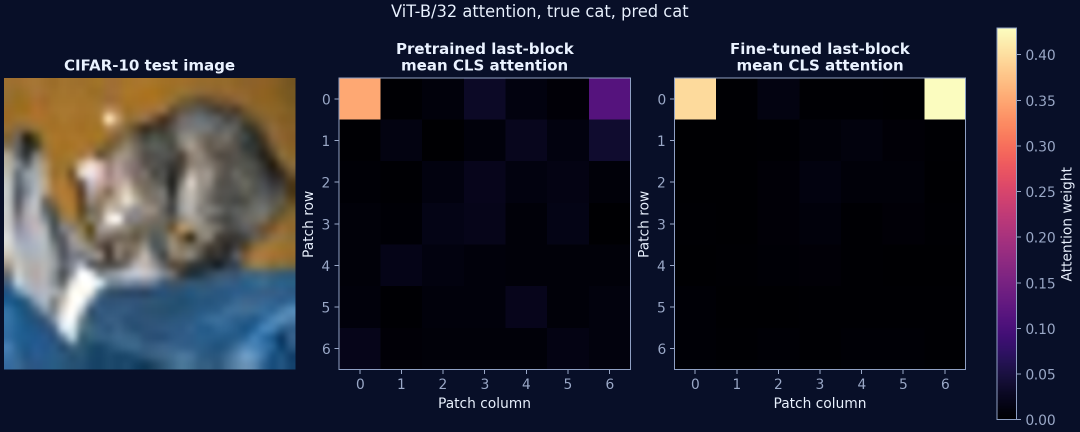
#> input picture deck/assets/full_finetune_paper_lr_1000_attention.png, 2160 x 864 px, found by its file name (shown at 1/2 size)
$ python remap_figures.py
#> lines starting #> are read from the running program, lines starting #| are printed output that depends on the picture; after the words box and inside, x2 and y2 are one past the last pixel; in counts of white or black regions, pixels touching at a corner belong together
#> further down, im is the input picture: PIL image 2160x864 RGBA; mean R, G, B, A 33.9, 35.3, 48.2, 255
# -*- coding: utf-8 -*-
import numpy as np
from PIL import Image
import pathlib

SRC = pathlib.Path("results/figures")
OUT = pathlib.Path("deck/assets")
OUT.mkdir(parents=True, exist_ok=True)

BG = np.array([8, 15, 40], dtype=np.float32)      # #080F28 deep navy
TXT = np.array([234, 242, 255], dtype=np.float32) # #EAF2FF near-white
CYAN = np.array([99, 199, 255], dtype=np.float32)  # #63C7FF
AMBER = np.array([255, 180, 84], dtype=np.float32) # #FFB454
MAG = np.array([255, 122, 224], dtype=np.float32)

def remap(im):
    a = np.asarray(im.convert("RGB"), dtype=np.float32)
    h, w, _ = a.shape
#> h = 864; w = 2160
    r, g, b = a[..., 0], a[..., 1], a[..., 2]
    lum = 0.299 * r + 0.587 * g + 0.114 * b
    mx = a.max(-1); mn = a.min(-1)
    sat = mx - mn
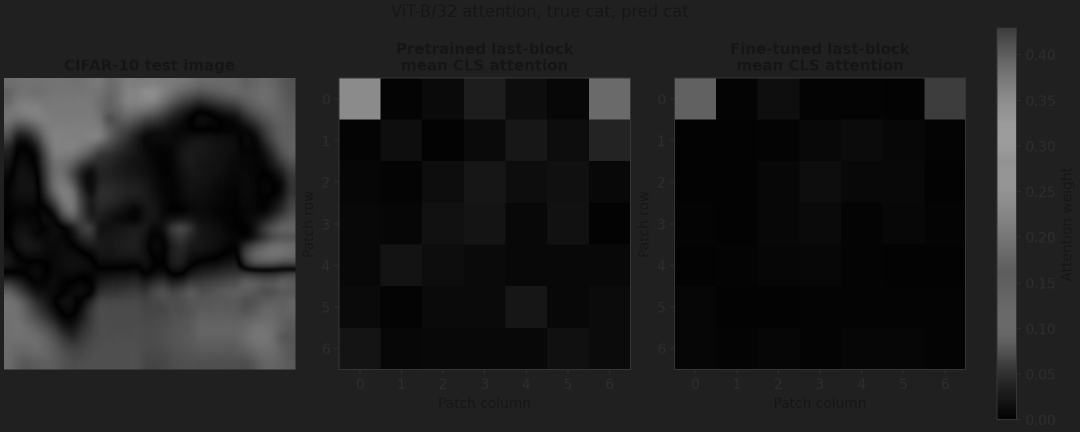
#> sat: shape (864, 2160) float32 (shown at 1/2 size); min 0, max 156, mean 30.3

    near_white = lum > 244
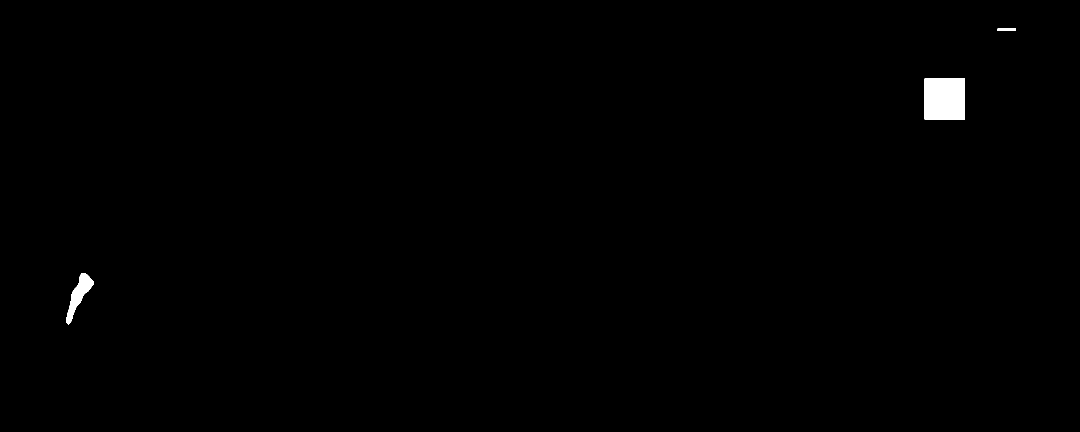
#> near_white: shape (864, 2160) bool (shown at 1/2 size); 0.47% white; 3 white regions, box (x1, y1, x2, y2) and area: (1849, 157, 1930, 239) 6642, (133, 546, 188, 649) 2012, (1995, 57, 2032, 62) 185
    near_black = lum < 45
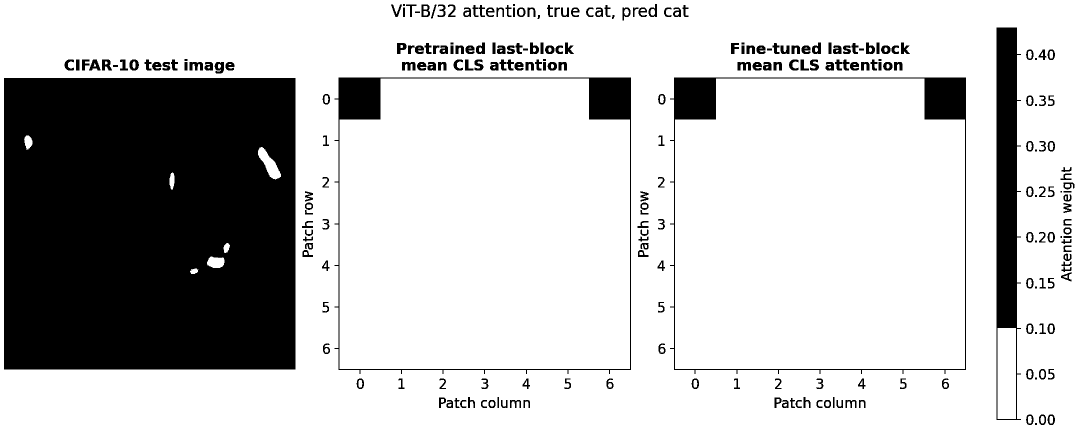
#> near_black: shape (864, 2160) bool (shown at 1/2 size); 76.6% white; 252 black regions (13 under 20 px), largest, box (x1, y1, x2, y2) and area: (8, 156, 591, 739) 337032, (1993, 55, 2042, 840) 25595, (669, 155, 1262, 748) 18336
    grayish = sat < 26
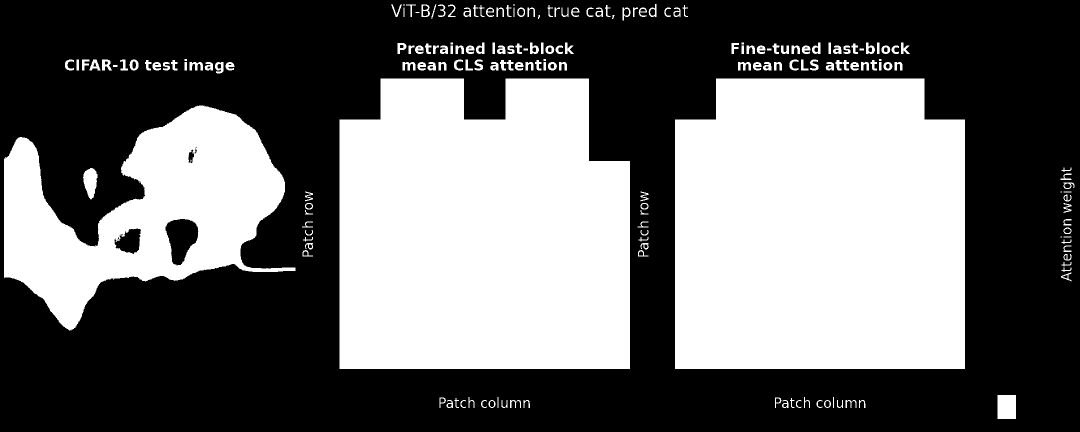
#> grayish: shape (864, 2160) bool (shown at 1/2 size); 42.1% white; 190 white regions (6 under 20 px), largest, box (x1, y1, x2, y2) and area: (1350, 157, 1930, 738) 323614, (679, 157, 1260, 738) 310501, (8, 211, 591, 661) 125625
    blueish = (b > r * 1.22) & (b > g * 1.10) & (b - r > 10)
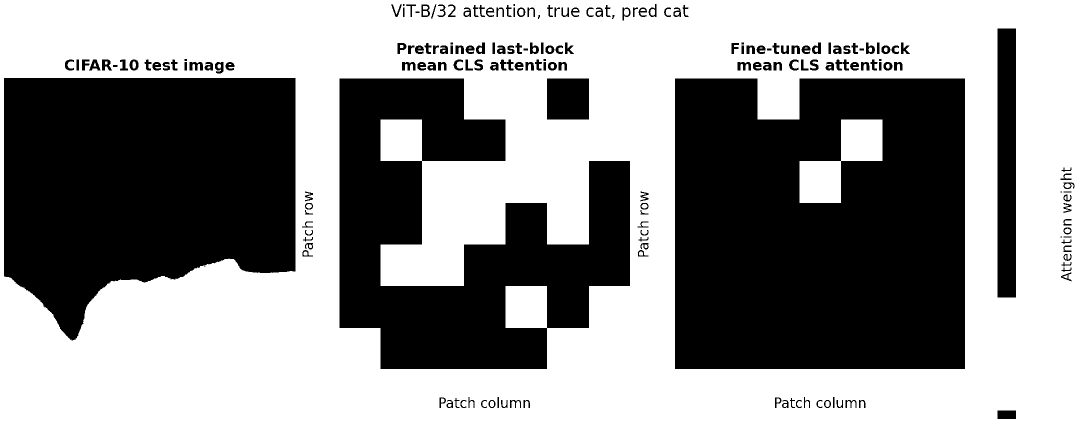
#> blueish: shape (864, 2160) bool (shown at 1/2 size); 57.4% white; 191 black regions (5 under 20 px), largest, box (x1, y1, x2, y2) and area: (1350, 157, 1930, 738) 316231, (8, 156, 591, 681) 240503, (679, 157, 1260, 738) 185835
    orangeish = (r > g * 1.22) & (r > b * 1.28) & (r - b > 18) & (r > 90)
#> orangeish: shape (864, 2160) bool; 5.4% white; 7 white regions (2 under 20 px), largest, box (x1, y1, x2, y2) and area: (8, 156, 591, 444) 72329, (1995, 132, 2032, 484) 13024, (484, 398, 591, 528) 7841, (679, 157, 761, 239) 6724, (342, 450, 377, 480) 392

    out = np.empty_like(a)
    # default: grayscale inversion
    inv = np.clip(238.0 - lum, 0, 255)
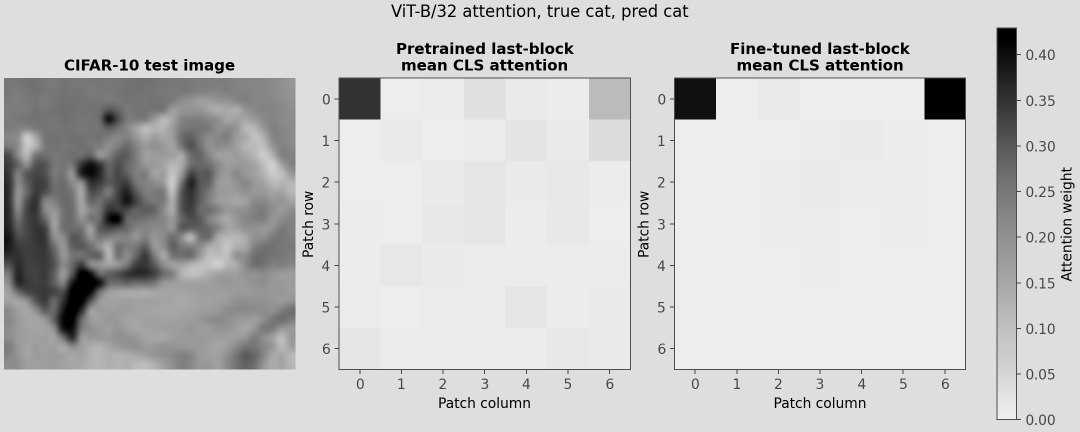
#> inv: shape (864, 2160) float32 (shown at 1/2 size); min 0, max 237.7, mean 201.7
    out[..., 0] = inv; out[..., 1] = inv; out[..., 2] = inv

    # near black -> light text
    out[near_black] = TXT
    # near white -> bg
    out[near_white] = BG
    # blue-ish -> cyan ramp
    m = blueish & ~near_white & ~near_black
#> m: shape (864, 2160) bool; 7.1% white; 1716 white regions (1637 under 20 px), largest, box (x1, y1, x2, y2) and area: (8, 517, 591, 739) 98942, (669, 155, 1262, 748) 11612, (1993, 55, 2042, 840) 5689
    t = np.clip((255.0 - lum) / 255.0 * 1.15, 0, 1)[m][..., None]
    out[m] = BG * (1 - t) + CYAN * t
    # orange-ish -> amber ramp
    m = orangeish & ~near_white & ~near_black
    t = np.clip((255.0 - lum) / 255.0 * 1.15, 0, 1)[m][..., None]
    out[m] = BG * (1 - t) + AMBER * t
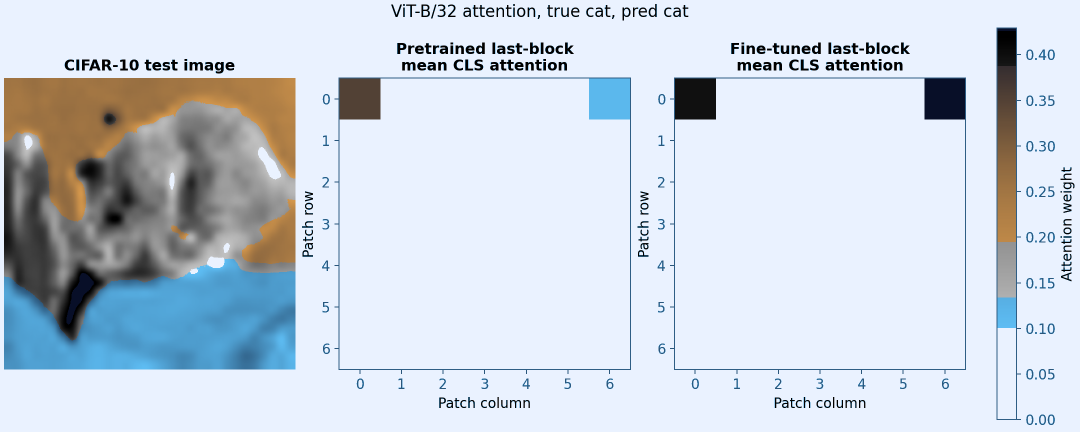
#> out: shape (864, 2160, 3) float32 (shown at 1/2 size); mean of channels 0, 1, 2 201.9, 215.2, 224.2; drawn as R, G, B
    return Image.fromarray(out.astype(np.uint8))

jobs = {
    "attention": "full_finetune_paper_lr_1000_attention.png",
    "confusion": "full_finetune_paper_lr_1000_confusion_matrix.png",
    "position": "position_similarity.png",
    "eff_tradeoff": "efficiency_tradeoff.png",
    "eff_curves": "efficiency_validation_curves.png",
    "acc_cmp": "test_accuracy_comparison.png",
}
for key, fname in jobs.items():
    im = Image.open(SRC / fname)
    im2 = remap(im)
    im2.save(OUT / f"{key}.png")
    # diagnostics
    a = np.asarray(im2.convert("RGB"))
    corners = [tuple(a[2, 2]), tuple(a[2, -3]), tuple(a[-3, 2]), tuple(a[-3, -3])]
#> corners = [(234, 242, 255), (234, 242, 255), (234, 242, 255), (234, 242, 255)]
    nonbg = int((np.abs(a.astype(int) - BG.astype(int)).sum(-1) > 40).sum())
#> nonbg = 1846078
    has_light = int((np.abs(a.astype(int) - TXT.astype(int)).sum(-1) < 60).sum())
#> has_light = 1429879
    # saturated pixels
    satpix = int(((a[..., 0].astype(int) - a[..., 2].astype(int)) > 60).sum())
#> satpix = 87502
    print(f"{key}: {im.size} -> {im2.size} corners={corners} nonbg={nonbg} lightpx={has_light} cyan/amberpx={satpix}")
#| attention: (2160, 864) -> (2160, 864) corners=[(234, 242, 255), (234, 242, 255), (234, 242, 255), (234, 242, 255)] nonbg=1846078 lightpx=1429879 cyan/amberpx=87502
#> pass 2 of the loop `for key, fname in jobs.items():`:
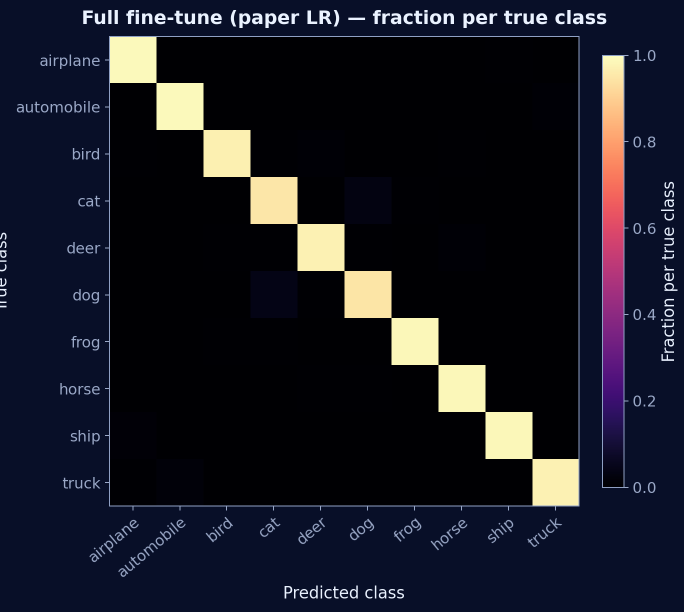
#> input picture deck/assets/full_finetune_paper_lr_1000_confusion_matrix.png, 1368 x 1224 px, found by its file name (shown at 1/2 size)
#> im is the input picture: PIL image 1368x1224 RGBA; mean R, G, B, A 24.4, 25.6, 35.9, 255
#> a: shape (1224, 1368, 3) float32
#> r: shape (1224, 1368) float32
#> g: shape (1224, 1368) float32
#> b: shape (1224, 1368) float32
#> lum: shape (1224, 1368) float32
#> mx: shape (1224, 1368) float32
#> mn: shape (1224, 1368) float32
#> sat: shape (1224, 1368) float32
#> in remap (call 2), `near_white = lum > 244`:
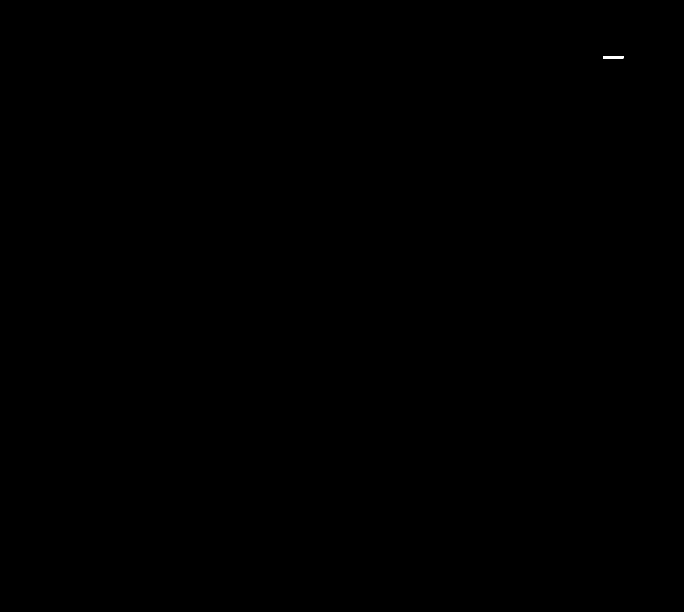
#> near_white: shape (1224, 1368) bool (shown at 1/2 size); 0.01% white; 1 white region, box (x1, y1, x2, y2) and area: (1206, 112, 1247, 117) 205
#> near_black: shape (1224, 1368) bool; 90.4% white; 217 black regions (16 under 20 px), largest, box (x1, y1, x2, y2) and area: (210, 72, 1159, 1021) 95632, (1204, 110, 1257, 976) 30784, (478, 26, 501, 56) 450
#> grayish: shape (1224, 1368) bool; 48.2% white; 92 white regions (2 under 20 px), largest, box (x1, y1, x2, y2) and area: (220, 74, 1157, 1011) 790169, (1206, 921, 1247, 974) 2173, (639, 21, 663, 48) 424
#> blueish: shape (1224, 1368) bool; 46.2% white; 31 white regions (1 under 20 px), largest, box (x1, y1, x2, y2) and area: (0, 0, 1368, 1224) 753626, (689, 354, 783, 448) 8836, (501, 542, 595, 636) 8836
#> orangeish: shape (1224, 1368) bool; 0.95% white; 1 white region, box (x1, y1, x2, y2) and area: (1206, 195, 1247, 583) 15908
#> inv: shape (1224, 1368) float32
#> m: shape (1224, 1368) bool; 1.9% white; 982 white regions (860 under 20 px), largest, box (x1, y1, x2, y2) and area: (210, 72, 1159, 1021) 7832, (1204, 110, 1257, 976) 6471, (287, 1086, 316, 1112) 215
#> t = 15908 values from 0.184 to 0.738
#> in remap (call 2), `out[m] = BG * (1 - t) + AMBER * t`:
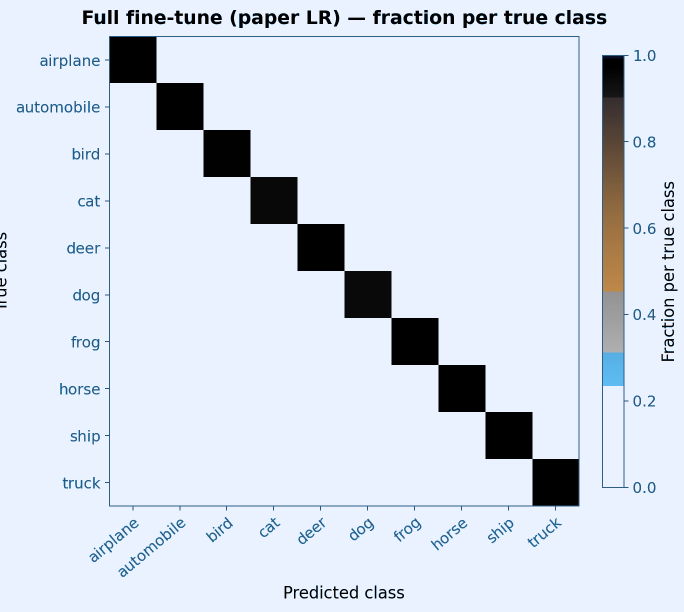
#> out: shape (1224, 1368, 3) float32 (shown at 1/2 size); mean of channels 0, 1, 2 213.8, 225.1, 235.8; drawn as R, G, B
#> nonbg = 1654477
#> has_light = 1514425
#> satpix = 9143
#| confusion: (1368, 1224) -> (1368, 1224) corners=[(234, 242, 255), (234, 242, 255), (234, 242, 255), (234, 242, 255)] nonbg=1654477 lightpx=1514425 cyan/amberpx=9143
